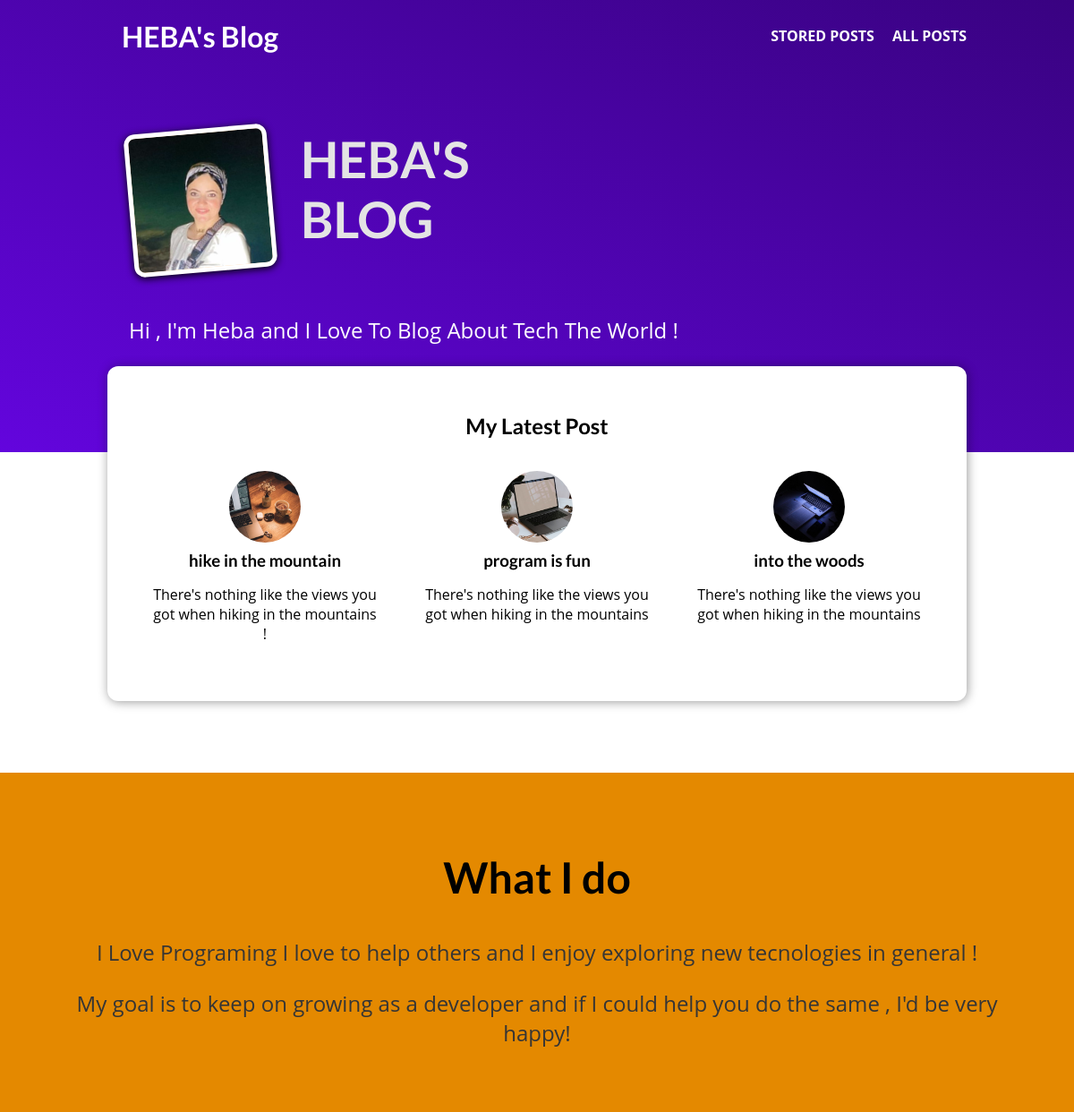
The page / on the database its author committed.
### blog/models.py (models this page shows, shortened)
class Post(models.Model):
    title = models.CharField(max_length=50)
    excerpt =models.CharField(max_length=100)
    image = models.ImageField(upload_to='posts', null=True)
    date = models.DateField(auto_now=True)
    slug = models.SlugField(unique=True, db_index=True)
    content = models.TextField(validators=[MinLengthValidator(10)])
    author = models.ForeignKey(
        Author,null=True, on_delete=models.SET_NULL, related_name="posts")
    tags = models.ManyToManyField(Tag)

### blog/views.py (the view)
# urls.py: path('', views.StartingPageView.as_view(), name='home'),
class StartingPageView(ListView):
    template_name = 'blog/index.html'
    model = Post
    ordering = ['-date']
    context_object_name= 'posts'
    def get_queryset(self):
        queryset =  super().get_queryset()
        data = queryset[:3]
        return data

### blog/templates/blog/index.html (shortened to what this page needs)
{% extends 'base.html' %}
{% load static %}
{% block css_files %}
   <link rel='stylesheet' href='{% static 'blog/post.css' %}'>
   <link rel='stylesheet' href='{% static 'blog/index.css' %}'>
{% endblock %}
{% block content %}
<section id='welcom'>
    <header>
        <img src='{% static 'blog/images/my_photo.jpg' %}' alt='Heba - The Auther Of This Blog'>
        <h2> HEBA'S BLOG </h2>
    </header>
    <p> Hi , I'm Heba and I Love To Blog About Tech The World ! </p>
</section>
<section id='latest-posts'>
 <h2> My Latest Post </h2>
 <ul>
    {% for post in posts %}
      {% include 'blog/includes/post.html' %}
    {% endfor %}
 </ul>
</section>
<section id='about'>
    <h2> What I do </h2>
    <p> I Love Programing I love to help others
        and I enjoy exploring new tecnologies in general !
    </p>
    <p>
        My goal is to keep on growing as a developer
        and if I could help you do the same , I'd be very happy!
    </p>
</section>
{% endblock %}

### blog/templates/blog/includes/post.html
<li>
    <artical class='post'>
        <a href='{% url 'single-post' post.slug %}'>
            <img src='{{ post.image.url }}' alt='{{post.title}}'>
            <div class='post__content'>
                <h3> {{ post.title }} </h3>
                <p>
                   {{ post.excerpt }}
                </p>
            </div>
        </a>
    </artical>
</li>

### static/app.css (style rules this page uses)
* { box-sizing: border-box; }
html { font-family: 'Open Sans', 'Lato', sans-serif; }
body { margin: 0; }
h1, h2, h3 { font-family: 'Lato', sans-serif; font-weight: bold; }

### blog/static/blog/post.css (style rules this page uses)
.post { display: flex; flex-direction: column; align-items: center; text-align: center; }
.post a { text-decoration: none; color: black; transition: all 0.2s ease; padding: 1rem; }
.post img { width: 5rem; height: 5rem; object-fit: cover; border-radius: 50%; }
.post h3 { margin: 0.25rem 0; }

### blog/static/blog/index.css (style rules this page uses)
#welcom { background:linear-gradient(to right top, #6305dd, #390281) ; padding: 6rem 12%; }
#welcom header { display: flex; align-items: flex-start; margin: 3rem auto; }
#welcom img { width: 10rem; height: 10rem; object-fit: cover; object-position: top; border: 5px solid white; border-radius: 12px; background-color: #ffe1bf; transform: rotateZ(-5deg); box-shadow: 0 2px 8px rgba( 0, 0, 0, 25); }
#welcom h2 { font-size: 3.5rem; margin: 0 0 0 2rem; color: #e4e4e4; width: 10rem; }
#welcom p { color: white; font-size: 1.5rem; }
#latest-posts { background: white; padding: 2rem; border-radius: 12px; width: 60rem; margin: -6rem auto 2rem auto; box-shadow: 1px 1px 12px rgba( 0, 0, 0, 0.4); }
#latest-posts h2 { text-align: center; }
#latest-posts ul { list-style: none; margin: 0; padding: 0; display: flex; gap: 1rem; }
#latest-posts li { flex: 1; }
#about { text-align: center; padding: 3rem; background-color: #e48900; margin-top: 5rem; }
#about h2 { font-size: 3rem; }
#about p { font-size: 1.5rem; color: #353535; }

### rows shown on the page
Post: image (picture), title "hike in the mountain", excerpt "There's nothing like the views you got when hiking in the mountains !"
Post: image (picture), title "program is fun", excerpt "There's nothing like the views you got when hiking in the mountains"
Post: image (picture), title "into the woods", excerpt "There's nothing like the views you got when hiking in the mountains"
